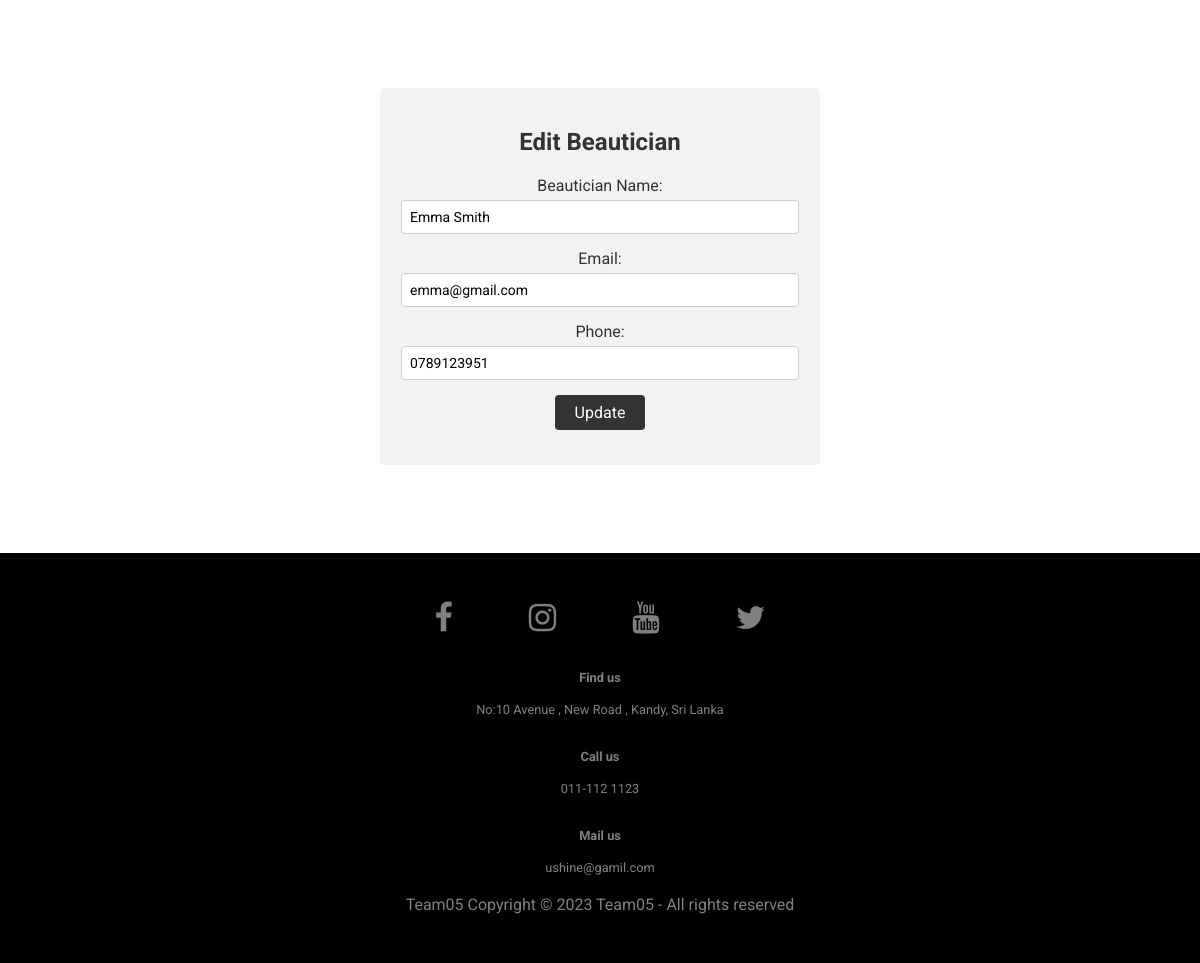
Page /edit_beauticians.php?id=1 on the committed database.
### tables this page shows
CREATE TABLE `beautician` (
  `id` int(11) NOT NULL,
  `name` varchar(80) DEFAULT NULL,
  `email` varchar(80) DEFAULT NULL,
  `phone` varchar(15) DEFAULT NULL
);

### connection.php (called while the page is built, shortened)
<?php
class Database
{
    public static $connection;
    public static function setUpConnection()
    {
        if (!isset(Database::$connection)) {
            Database::$connection = new mysqli("localhost", "root", "", "saloon");
        }
    }
    public static function getConnection()
    {
        return Database::$connection;
    }
    public static function search($q)
    {
        $connection = Database::getConnection();
        $resultset = $connection->query($q);
        return $resultset;
    }
}

### edit_beauticians.php (the view, shortened to what this page needs)
<?php
require 'connection.php';
$id = $_GET['id'];
$beautician = Database::search("SELECT * FROM `beautician` WHERE `id` = $id");
$beautician = $beautician->fetch_assoc();
?>
<!DOCTYPE html>
<html>
<head>
    <link rel="stylesheet" type="text/css" href="assets/style.css">
</head>
<body>
    <div class="content">
        <div class="registration-form">
            <h2>Edit Beautician</h2>
            <form action="edit_beauticians_process.php" method="POST">
                <div class="form-group">
                    <label for="name">Beautician Name:</label>
                    <input type="text" id="name" name="name" value="<?php echo $beautician['name'] ?>" placeholder="Enter your beautician name" required>
                </div>
                <div class="form-group">
                    <label for="email">Email:</label>
                    <input type="text" id="email" name="email" value="<?php echo $beautician['email'] ?>" placeholder="Enter your email" required>
                </div>
                <div class="form-group">
                    <label for="phone">Phone:</label>
                    <input type="text" id="phone" name="phone" value="<?php echo $beautician['phone'] ?>" placeholder="Enter your phone" required>
                </div>
                <div class="form-group">
                    <button type="submit">Update</button>
                </div>
            </form>
        </div>
    </div>
    <?php
    include 'components/footer.php';
    ?>
</body>
</html>

### assets/style.css (style rules this page uses)
html, body, html * { font-family: 'Roboto', sans-serif; }
body { margin: 0; padding: 0; }
.content { padding: 20px; }
body { margin:0; overflow-x:hidden; }
.registration-form { margin-top: 68px; margin-bottom: 68px; max-width: 400px; margin-left: auto; margin-right: auto; background-color: #f2f2f2; padding: 20px; border-radius: 5px; text-align: center; }
.registration-form h2 { color: #333; font-size: 24px; margin-bottom: 20px; }
.form-group { margin-bottom: 15px; }
label { display: block; font-size: 16px; margin-bottom: 5px; color: #333; }
input[type="text"], input[type="email"], input[type="password"], input[type="date"] { width: 95%; padding: 8px; font-size: 14px; border-radius: 4px; border: 1px solid #ccc; }
button[type="submit"] { padding: 8px 20px; font-size: 16px; background-color: #333; color: #fff; border: none; border-radius: 4px; cursor: pointer; }

### rows in the picture
beautician: name "Emma Smith", email "emma@gmail.com", phone "0789123951"
